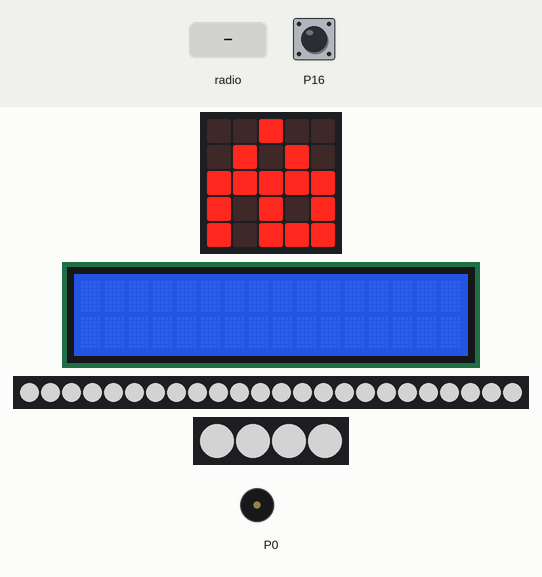
Bench run of a program on a simulated BBC micro:bit (MakeCode). On the bench: the board's 5×5 LED display, 16×2 character LCD, 24 RGB LEDs in strip order, left to right, 4 RGB LEDs in strip order, left to right, buzzer (waves = sounding). The inputs (shaded band) are chosen by the test bench; at power-on: P16 LOW. Dim RGB values are drawn brighter than linear.

Above: at 1.6 s.
1.7 s: radio message "0" arrives
4.7 s: radio message "1" arrives
7.7 s: P16 pulled HIGH for 0.15 s
At 7.98 s:
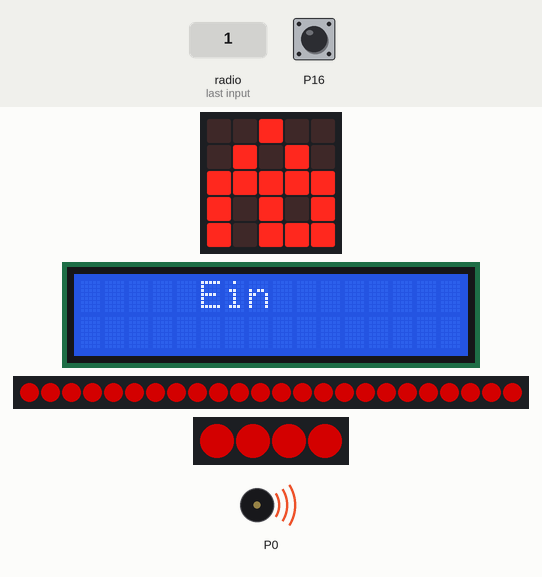
At 9.6 s:
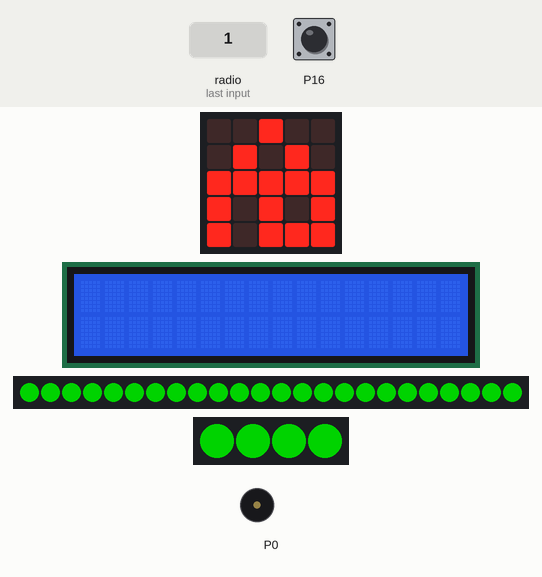
10.2 s: P16 pulled HIGH for 1 s
At 10.47 s:
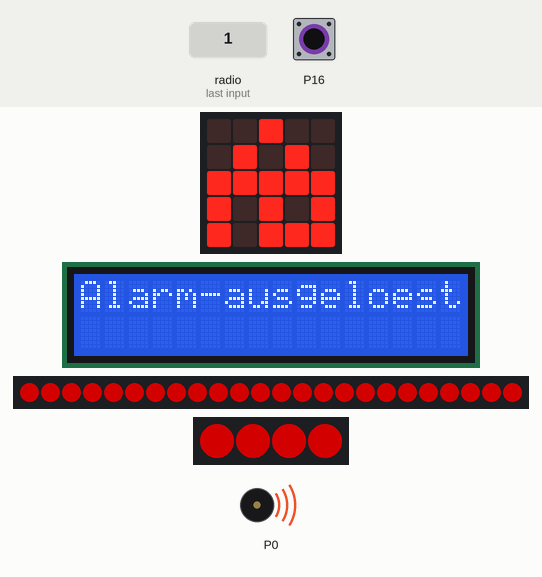
12.7 s: radio message "0" arrives
Timing chart, 0 to 15.7 s (numbered marks = the images above; inputs shaded):
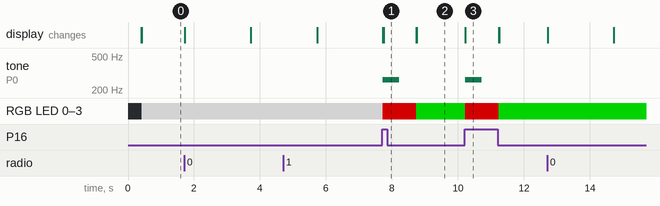

Measured:
- after the input at 7.7 s, tone on P0: silent → 262 Hz at once, → silent 0.50 s later; the display: first changes at once (image 1 shows a later state)
- after the input at 10.2 s, tone on P0: silent → 262 Hz at once, → silent 0.50 s later; RGB LED 0–3: RGB(0, 127, 0) → RGB(127, 0, 0) at once, → RGB(0, 127, 0) 1.0 s later; the display: changes at once (image 3)

The program:

main.ts
```typescript
radio.onReceivedNumber(function (receivedNumber) {
    Fernbedienung = receivedNumber
    I2C_LCD1602.clear()
    I2C_LCD1602.ShowString("Alarm-Anlage", 0, 0)
    basic.pause(2000)
    I2C_LCD1602.clear()
    if (receivedNumber == 0) {
        I2C_LCD1602.ShowString("Aus", 5, 0)
    } else if (receivedNumber == 1) {
        I2C_LCD1602.ShowString("Ein", 5, 0)
    }
    basic.pause(2000)
})
function AlarmAusgelöst () {
    strip.showColor(neopixel.colors(NeoPixelColors.Red))
    strip2.showColor(neopixel.colors(NeoPixelColors.Red))
    I2C_LCD1602.clear()
    I2C_LCD1602.ShowString("Alarm-ausgeloest", 0, 0)
    while (pins.digitalReadPin(DigitalPin.P16) == 1 && Fernbedienung == 1) {
        music.play(music.tonePlayable(262, music.beat(BeatFraction.Whole)), music.PlaybackMode.UntilDone)
        basic.pause(500)
    }
}
let strip2: neopixel.Strip = null
let strip: neopixel.Strip = null
let Fernbedienung = 0
basic.showLeds(`
    . . # . .
    . # . # .
    # # # # #
    # . # . #
    # . # # #
    `)
radio.setGroup(1)
I2C_LCD1602.LcdInit(39)
Fernbedienung = 0
strip = neopixel.create(DigitalPin.P13, 24, NeoPixelMode.RGB)
strip2 = neopixel.create(DigitalPin.P14, 4, NeoPixelMode.RGB)
strip.showColor(neopixel.colors(NeoPixelColors.White))
strip2.showColor(neopixel.colors(NeoPixelColors.White))
basic.forever(function () {
    if (pins.digitalReadPin(DigitalPin.P16) == 1 && Fernbedienung == 1) {
        AlarmAusgelöst()
        strip.showColor(neopixel.colors(NeoPixelColors.Green))
        strip2.showColor(neopixel.colors(NeoPixelColors.Green))
    } else {
        I2C_LCD1602.clear()
    }
})
```

test.ts
```typescript
// Hier kann man Tests durchführen; diese Datei wird nicht kompiliert, wenn dieses Paket als Erweiterung verwendet wird.
```
